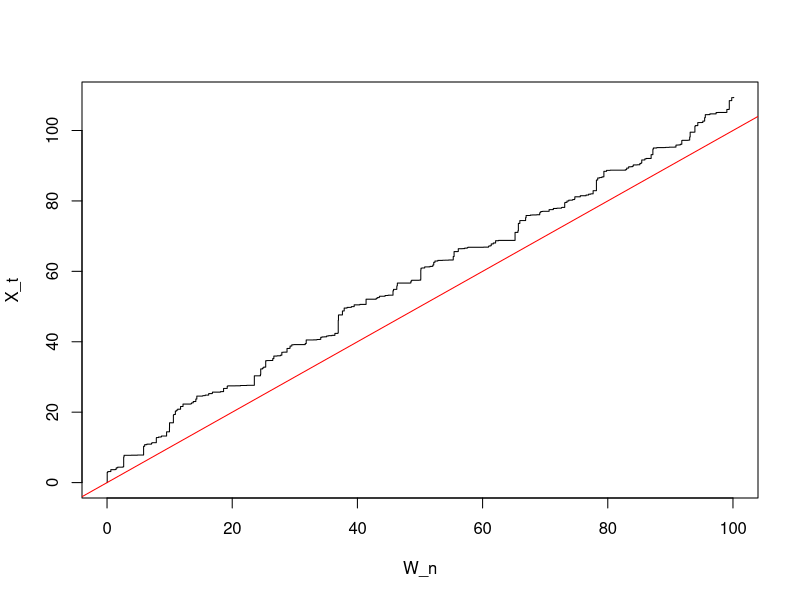

The R source for this figure:
### Proceso de renovación con premio ###

## Inputs
t <- 100 #tiempo final
lambda <- 3 #intensidad del Poisson
#parámetros de la distribución de los saltos, aquí Yn ~ Gamma(alpha, beta)
alpha <- 0.5
beta <- 1.5 

## Outputs: vector con los tiempos de salto y vector con la suma de los saltos
W_n <- c(0)
X_t <- c(0)

while (W_n[length(W_n)] < t) {
  T_i <- rexp(1, lambda)
  Y_i <- rgamma(1, alpha, beta)
  W_n <- c(W_n, W_n[length(W_n)] + T_i)
  X_t <- c(X_t, X_t[length(X_t)] + Y_i)
}

W_n
X_t

#Gráfica del proceso
plot(W_n, X_t, type = "s", xlim = c(0, t), ylim = c(0, max(X_t)))

#Gráfica de la esperanza del proceso
abline(a = 0, b = (alpha/beta)/(1/lambda), col = "red")
